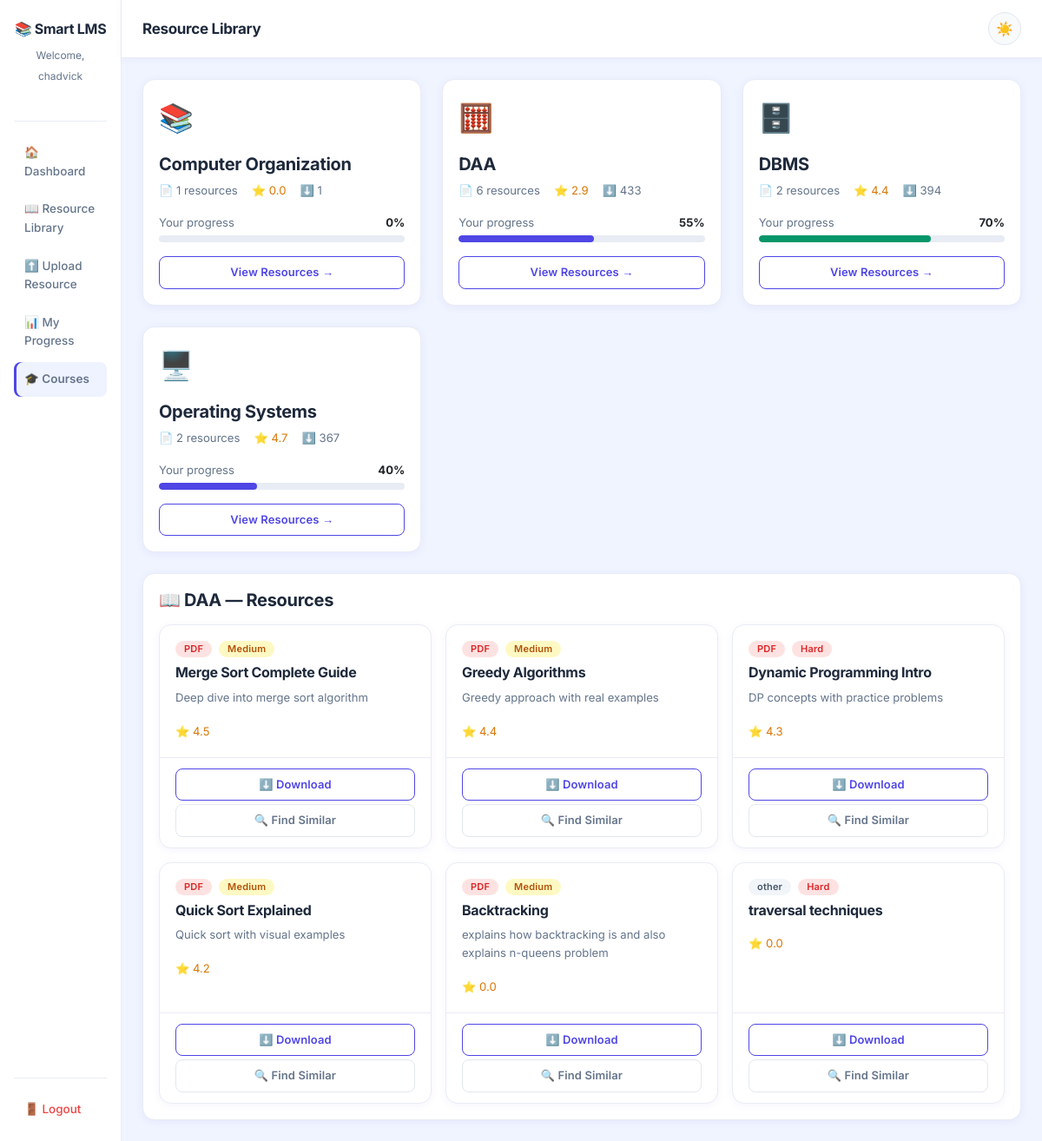
Page /courses?course=DAA (signed in) on the committed database.
### tables this page shows
CREATE TABLE resources (
            resource_id  INTEGER PRIMARY KEY AUTOINCREMENT,
            title        TEXT NOT NULL,
            description  TEXT,
            type         TEXT NOT NULL,
            course       TEXT NOT NULL,
            difficulty   TEXT NOT NULL,
            file_path    TEXT,
            rating       REAL DEFAULT 0,
            downloads    INTEGER DEFAULT 0,
            uploaded_at  TIMESTAMP DEFAULT CURRENT_TIMESTAMP
        );

CREATE TABLE progress (
            progress_id           INTEGER PRIMARY KEY AUTOINCREMENT,
            student_id            INTEGER NOT NULL,
            course                TEXT NOT NULL,
            completion_percentage REAL DEFAULT 0,
            last_updated          TIMESTAMP DEFAULT CURRENT_TIMESTAMP,
            FOREIGN KEY (student_id) REFERENCES students(student_id)
        );

### app.py (the view)
@app.route('/courses')
def courses():
    if 'student_id' not in session:
        return redirect(url_for('login'))
    from database.db import get_courses, get_resources_by_course, get_student_progress
    all_courses      = get_courses()
    student_id       = session['student_id']
    progress_data    = get_student_progress(student_id)
    progress_map     = {
        p['course']: p['completion_percentage']
        for p in progress_data
    }
    selected_course  = request.args.get('course', '')
    course_resources = []
    if selected_course:
        course_resources = get_resources_by_course(selected_course)
    return render_template('courses.html',
                           student_name=session['student_name'],
                           courses=all_courses,
                           progress_map=progress_map,
                           selected_course=selected_course,
                           course_resources=course_resources)

### database/db.py (called while the page is built)
def get_connection():
    conn = sqlite3.connect(DB_PATH)
    conn.row_factory = sqlite3.Row
    return conn

def get_student_progress(student_id):
    conn = get_connection()
    cursor = conn.cursor()
    cursor.execute('''
        SELECT course, completion_percentage
        FROM progress
        WHERE student_id = ?
        ORDER BY course
    ''', (student_id,))
    progress = cursor.fetchall()
    conn.close()
    return progress

def get_courses():
    conn   = get_connection()
    cursor = conn.cursor()
    cursor.execute('''
        SELECT
            course,
            COUNT(*)       AS resource_count,
            AVG(rating)    AS avg_rating,
            SUM(downloads) AS total_downloads
        FROM resources
        GROUP BY course
        ORDER BY course
    ''')
    courses = cursor.fetchall()
    conn.close()
    return courses

def get_resources_by_course(course):
    conn   = get_connection()
    cursor = conn.cursor()
    cursor.execute('''
        SELECT resource_id, title, description, type,
               course, difficulty, rating, downloads
        FROM resources
        WHERE course = ?
        ORDER BY rating DESC
    ''', (course,))
    resources = cursor.fetchall()
    conn.close()
    return resources

### templates/courses.html (shortened to what this page needs)
{% extends 'base.html' %}
{% block content %}
<div class="d-flex" style="min-height: 100vh;">
    <div class="sidebar d-flex flex-column p-3" style="width: 240px; min-height: 100vh; background-color: #1e293b;">
        <div class="text-center mb-4 mt-2">
            <h5 class="text-white fw-bold">📚 Smart LMS</h5>
            <small class="text-secondary">Welcome, {{ student_name }}</small>
        </div>
        <hr class="text-secondary">
        <nav class="nav flex-column gap-1">
            <a href="/dashboard"  class="nav-link text-secondary">🏠 Dashboard</a>
            <a href="/library"    class="nav-link text-secondary">📖 Resource Library</a>
            <a href="/upload"     class="nav-link text-secondary">⬆️ Upload Resource</a>
            <a href="/progress"   class="nav-link text-secondary">📊 My Progress</a>
            <a href="/courses"    class="nav-link text-white active-link">🎓 Courses</a>
        </nav>
        <div class="mt-auto">
            <hr class="text-secondary">
            <a href="/logout" class="nav-link text-danger">🚪 Logout</a>
        </div>
    </div>
    <div class="flex-grow-1 bg-light">
        <nav class="navbar navbar-light bg-white border-bottom px-4 py-3 d-flex justify-content-between align-items-center">
            <span class="navbar-brand mb-0 h5 fw-bold">Resource Library</span>
            <button id="theme-toggle"
                    class="btn btn-sm theme-toggle-btn"
                    title="Toggle dark/light mode">
                <span id="theme-icon">🌙</span>
            </button>
        </nav>
        <div class="p-4">
            <div class="row g-4 mb-4">
                {% if courses %}
                    {% for course in courses %}
                    <div class="col-md-4">
                        <div class="card border-0 shadow-sm h-100">
                            <div class="card-body p-4">
                                <div class="mb-3" style="font-size: 2rem;">
                                    {% if 'OS' in course['course'] or 'Operating' in course['course'] %}
                                        🖥️
                                    {% elif 'DAA' in course['course'] or 'Algorithm' in course['course'] %}
                                        🧮
                                    {% elif 'DBMS' in course['course'] or 'Database' in course['course'] %}
                                        🗄️
                                    {% elif 'Math' in course['course'] %}
                                        📐
                                    {% elif 'Science' in course['course'] %}
                                        🔬
                                    {% else %}
                                        📚
                                    {% endif %}
                                </div>
                                <h5 class="fw-bold">{{ course['course'] }}</h5>
                                <div class="d-flex gap-3 mb-3">
                                    <small class="text-muted">
                                        📄 {{ course['resource_count'] }} resources
                                    </small>
                                    <small class="text-warning">
                                        ⭐ {{ "%.1f"|format(course['avg_rating'] or 0) }}
                                    </small>
                                    <small class="text-muted">
                                        ⬇️ {{ course['total_downloads'] }}
                                    </small>
                                </div>
                                {% set pct = progress_map.get(course['course'], 0) %}
                                <div class="mb-1 d-flex justify-content-between">
                                    <small class="text-muted">Your progress</small>
                                    <small class="fw-bold">{{ pct|int }}%</small>
                                </div>
                                <div class="progress mb-3" style="height: 8px;">
                                    <div class="progress-bar
                                        {% if pct >= 70 %}bg-success
                                        {% elif pct >= 40 %}bg-primary
                                        {% else %}bg-warning{% endif %}"
                                         style="width: {{ pct }}%">
                                    </div>
                                </div>
                                <a href="/courses?course={{ course['course'] }}"
                                   class="btn btn-outline-primary btn-sm w-100">
                                    View Resources →
                                </a>
                            </div>
                        </div>
                    </div>
                    {% endfor %}
                {% endif %}
            </div>
            {% if selected_course and course_resources %}
            <div class="card border-0 shadow-sm">
                <div class="card-body p-4">
                    <h5 class="fw-bold mb-3">
                        📖 {{ selected_course }} — Resources
                    </h5>
                    <div class="row g-3">
                        {% for resource in course_resources %}
                        <div class="col-md-4">
                            <div class="card border-0 bg-light h-100">
                                <div class="card-body">
                                    <div class="d-flex gap-2 mb-2">
                                        {% if resource['type'] == 'pdf' %}
                                            <span class="badge bg-danger">PDF</span>
                                        {% elif resource['type'] == 'video' %}
                                            <span class="badge bg-primary">Video</span>
                                        {% else %}
                                            <span class="badge bg-secondary">
                                                {{ resource['type'] }}
                                            </span>
                                        {% endif %}
                                        {% if resource['difficulty'] == 'Easy' %}
                                            <span class="badge bg-success">Easy</span>
                                        {% elif resource['difficulty'] == 'Medium' %}
                                            <span class="badge bg-warning text-dark">Medium</span>
                                        {% else %}
                                            <span class="badge bg-danger">Hard</span>
                                        {% endif %}
                                    </div>
                                    <h6 class="fw-bold">{{ resource['title'] }}</h6>
                                    <p class="text-muted small">{{ resource['description'] }}</p>
                                    <small class="text-warning">⭐ {{ resource['rating'] }}</small>
                                </div>
                                <div class="card-footer bg-transparent border-0 pb-3">
                                    <button onclick="handleDownload({{ resource['resource_id'] }}, this)"
        class="btn btn-outline-primary btn-sm w-100 mb-1">
    ⬇️ Download
</button>
                                    <a href="/similar/{{ resource['resource_id'] }}"
                                       class="btn btn-outline-secondary btn-sm w-100">
                                        🔍 Find Similar
                                    </a>
                                </div>
                            </div>
                        </div>
                        {% endfor %}
                    </div>
                </div>
            </div>
            {% endif %}
        </div>
    </div>
</div>
{% endblock %}

### static/css/style.css (style rules this page uses)
*, *::before, *::after { transition: background-color 0.15s ease, color 0.15s ease, border-color 0.15s ease, box-shadow 0.15s ease !important; }
* { margin: 0; padding: 0; box-sizing: border-box; }
body { font-family: 'Inter', 'Segoe UI', sans-serif; background-color: #f0f4ff; color: #1e293b; font-size: 15px; line-height: 1.6; }
.sidebar { background: #ffffff !important; border-right: 1px solid #e8ecf4; box-shadow: 2px 0 12px rgba(79, 70, 229, 0.06); }
.sidebar h5 { color: #1e293b !important; font-weight: 700; font-size: 16px; letter-spacing: -0.3px; }
.sidebar small { color: #64748b !important; font-size: 12px; }
.sidebar hr { border-color: #e8ecf4 !important; opacity: 1; }
.sidebar .nav-link { color: #64748b !important; font-size: 13.5px; font-weight: 500; padding: 9px 12px; border-radius: 8px; transition: all 0.18s ease; display: flex; align-items: center; gap: 8px; }
.active-link { background-color: #eff3ff !important; color: #4f46e5 !important; font-weight: 600 !important; box-shadow: inset 3px 0 0 #4f46e5; }
.sidebar .nav-link.text-danger { color: #ef4444 !important; }
.navbar { background: #ffffff !important; border-bottom: 1px solid #e8ecf4 !important; box-shadow: 0 2px 8px rgba(79, 70, 229, 0.05); padding: 14px 24px !important; }
.navbar .navbar-brand { color: #1e293b !important; font-weight: 700; font-size: 17px; letter-spacing: -0.3px; }
.card { border: 1px solid #e8ecf4 !important; border-radius: 14px !important; box-shadow: 0 2px 10px rgba(79, 70, 229, 0.06) !important; transition: transform 0.2s ease, box-shadow 0.2s ease !important; background: #ffffff !important; }
.card-body { padding: 18px !important; }
.card-footer { border-top: 1px solid #e8ecf4 !important; background: transparent !important; padding: 12px 18px !important; }
.btn { font-weight: 600; font-size: 13px; border-radius: 8px !important; padding: 8px 16px; transition: all 0.18s ease; letter-spacing: 0.1px; }
.btn-outline-primary { color: #4f46e5 !important; border-color: #4f46e5 !important; background: transparent !important; }
.btn-outline-secondary { color: #64748b !important; border-color: #e2e8f0 !important; background: transparent !important; }
.badge { font-size: 11px !important; font-weight: 600 !important; padding: 4px 10px !important; border-radius: 20px !important; letter-spacing: 0.2px; }
.bg-danger { background: #fee2e2 !important; color: #dc2626 !important; }
.bg-primary { background: #eff3ff !important; color: #4f46e5 !important; }
.bg-success { background: #d1fae5 !important; color: #059669 !important; }
.bg-warning { background: #fef9c3 !important; color: #b45309 !important; }
.bg-secondary { background: #f1f5f9 !important; color: #475569 !important; }
.progress { background: #e8ecf4 !important; border-radius: 20px !important; overflow: hidden; }
.progress-bar { background: #4f46e5 !important; border-radius: 20px !important; transition: width 0.6s ease; }
.progress-bar.bg-success { background: #059669 !important; }
.flex-grow-1.bg-light { background: #f0f4ff !important; }
h1, h2, h3, h4, h5, h6 { font-weight: 700; letter-spacing: -0.3px; color: #1e293b; }
.text-muted { color: #64748b !important; }
.text-danger { color: #dc2626 !important; }
.text-warning { color: #d97706 !important; }
.shadow-sm { box-shadow: 0 2px 10px rgba(79, 70, 229, 0.07) !important; }
.border-bottom { border-bottom: 1px solid #e8ecf4 !important; }
hr { border-color: #e8ecf4; opacity: 1; }
.theme-toggle-btn { width: 38px; height: 38px; border-radius: 50% !important; border: 1px solid #e2e8f0 !important; background: #f8fafc !important; font-size: 16px; display: flex; align-items: center; justify-content: center; cursor: pointer; transition: all 0.2s ease; padding: 0 !important; }

### rows in the picture
resources: course "Computer Organization", resource_count "1", rating "0.0", total_downloads "1", pct "0"
progress: courses "55"
progress: courses "70"
progress: courses "40"
resources: type "PDF", difficulty "Medium", title "Merge Sort Complete Guide", description "Deep dive into merge sort algorithm", rating "4.5"
resources: type "PDF", difficulty "Medium", title "Greedy Algorithms", description "Greedy approach with real examples", rating "4.4"
resources: type "PDF", difficulty "Hard", title "Dynamic Programming Intro", description "DP concepts with practice problems", rating "4.3"
resources: type "PDF", difficulty "Medium", title "Quick Sort Explained", description "Quick sort with visual examples", rating "4.2"
resources: type "PDF", difficulty "Medium", title "Backtracking", description "explains how backtracking is and also explains n-queens problem", rating "0.0"
resources: type "other", difficulty "Hard", title "traversal techniques", rating "0.0"

### other values in the picture
{{ student_name }} "chadvick"
{{ course['course'] }} "DAA" "DBMS" "Operating Systems"
{{ course['resource_count'] }} "6" "2" "2"
{{ "%.1f"|format(course['avg_rating'] or 0) }} "2.9" "4.4" "4.7"
{{ course['total_downloads'] }} "433" "394" "367"
{{ selected_course }} "DAA"
